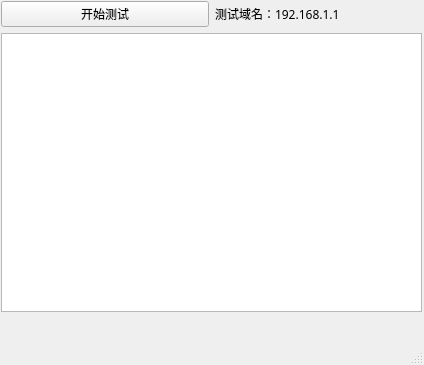
<?xml version="1.0" encoding="UTF-8"?>
<ui version="4.0">
 <class>MainWindow</class>
 <widget class="QMainWindow" name="MainWindow">
  <property name="geometry">
   <rect>
    <x>0</x>
    <y>0</y>
    <width>424</width>
    <height>365</height>
   </rect>
  </property>
  <property name="font">
   <font>
    <family>微软雅黑</family>
   </font>
  </property>
  <property name="windowTitle">
   <string>网络测试</string>
  </property>
  <widget class="QWidget" name="centralwidget">
   <widget class="QWidget" name="">
    <property name="geometry">
     <rect>
      <x>1</x>
      <y>1</y>
      <width>421</width>
      <height>311</height>
     </rect>
    </property>
    <layout class="QVBoxLayout" name="verticalLayout">
     <item>
      <layout class="QHBoxLayout" name="horizontalLayout">
       <item>
        <widget class="QPushButton" name="pushButton">
         <property name="text">
          <string>开始测试</string>
         </property>
        </widget>
       </item>
       <item>
        <widget class="QLabel" name="label">
         <property name="text">
          <string>测试域名：192.168.1.1</string>
         </property>
        </widget>
       </item>
      </layout>
     </item>
     <item>
      <widget class="QTextEdit" name="textEdit"/>
     </item>
    </layout>
   </widget>
  </widget>
  <widget class="QMenuBar" name="menubar">
   <property name="geometry">
    <rect>
     <x>0</x>
     <y>0</y>
     <width>424</width>
     <height>23</height>
    </rect>
   </property>
  </widget>
  <widget class="QStatusBar" name="statusbar"/>
 </widget>
 <resources/>
 <connections/>
</ui>
